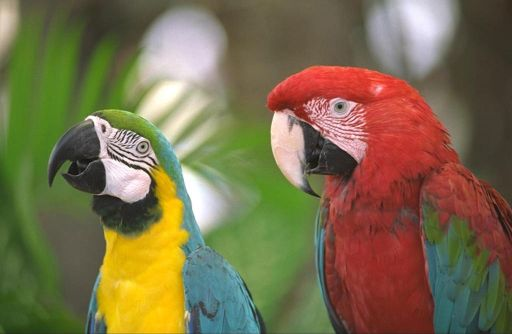
#> input picture ex5/araras.jpg, 512 x 334 px; the run also reads 1 picture not shown here
$ python ex5.py
#> lines starting #> are read from the running program, lines starting #| are printed output that depends on the picture; after the words box and inside, x2 and y2 are one past the last pixel; in counts of white or black regions, pixels touching at a corner belong together
import numpy as np
import cv2
def Image_R(img):
    r=[]#用于存储R值
    w,h,d = img.shape
    new_img_R = np.zeros((w, h, d), dtype=np.uint8)
    #因为图像是BGR分布的，通过切片操作，提取R通道的颜色值
    for i in range(w):
        for j in range(h):
            r.append(img[i][j][2:])
    count = 0
    #将R通道的颜色值存入新图像中，返回新图像
    for i in range(w):
        for j in range(h):
            new_img_R[i][j][2:] = r[count]
            count = count + 1
    return new_img_R

def Image_B(img):
    b = []
    w, h, d = img.shape
    new_img_B = np.zeros((w, h, d), dtype=np.uint8)
    for i in range(w):
        for j in range(h):
            b.append(img[i][j][:1])
    count = 0
    for i in range(w):
        for j in range(h):
            new_img_B[i][j][:1] = b[count]
            count = count + 1
    return new_img_B

def Image_G(img):
    g = []
    w, h, d = img.shape
    new_img_G = np.zeros((w, h, d), dtype=np.uint8)
    for i in range(w):
        for j in range(h):
            g.append(img[i][j][1:2])

    count = 0
    for i in range(w):
        for j in range(h):
            new_img_G[i][j][1:2] = g[count]
            count = count + 1
    return new_img_G

def Turn_Gray(img):
    new_img_gray = cv2.cvtColor(img,cv2.COLOR_BGR2GRAY)
    return new_img_gray
def RGB_Merge_equalize_histogram(image):
    #对R，G，B通道分别进行直方图均衡化，然后整合到一起
    new_img_eq = cv2.merge([cv2.equalizeHist(image[:, :, 0]), cv2.equalizeHist(image[:, :, 1]), cv2.equalizeHist(image[:, :, 2])])
    return new_img_eq
def HSL_equalize_histogram(image):
    #转换到HSL空间
    new_img_hsv = cv2.cvtColor(image, cv2.COLOR_BGR2HSV)
    # 对亮度分量V做直方图均衡化
    new_img_hsv[:, :, 2] = cv2.equalizeHist(new_img_hsv[:, :, 2])
    # 转换回RGB空间
    new_img_eq = cv2.cvtColor(new_img_hsv, cv2.COLOR_HSV2BGR)
    return new_img_eq

def Green_Screen(image,background):
    # 统一图像大小
    w,h,_= background.shape
    image = cv2.resize(image, (w, h))
    #转换到HSL空间操作
    hsv = cv2.cvtColor(image, cv2.COLOR_BGR2HSV)
    # 计算图像绿值的范围，则除了图像人物以外，其他均为白色255，图像人物为黑色0
    mask = cv2.inRange(hsv, (35, 43, 46), (77, 255, 255))
    # 取反操作，绿幕区域变为黑色（0），其他区域变为白色（255）
    cv2.bitwise_not(mask,mask)
    cv2.imwrite("mask.jpg", mask)
    # 背景与人物保留的部分不同，再次取反
    mask_inv = cv2.bitwise_not(mask, 1)
    # 与原图与操作，得到白色部分在原图的样子
    person = cv2.bitwise_and(image, image, mask=mask)
    # 反转模板与背景图与操作，得到反转模板部分在背景的样子
    background = cv2.bitwise_and(background, background, mask=mask_inv)
    cv2.imwrite("person.png", person)
    cv2.imwrite("background.png", background)
    result = cv2.add(person, background)
    cv2.imwrite("result.jpg", result)


if __name__ == '__main__':
    araras_img = cv2.imread("araras.jpg")
#> araras_img is the input picture: shape (334, 512, 3); mean B, G, R 75.9, 109.9, 122.2
    sky_img = cv2.imread("sky.bmp")
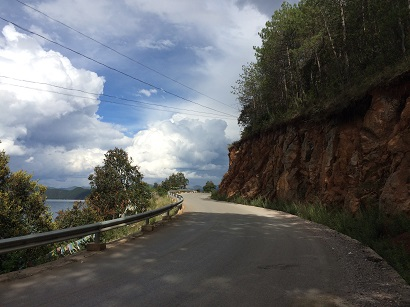
#> input picture ex5/sky.bmp, 410 x 307 px
#> sky_img is the input picture: shape (307, 410, 3); mean B, G, R 98.4, 96.9, 95.1
    mush_img = cv2.imread("mushroom.png")
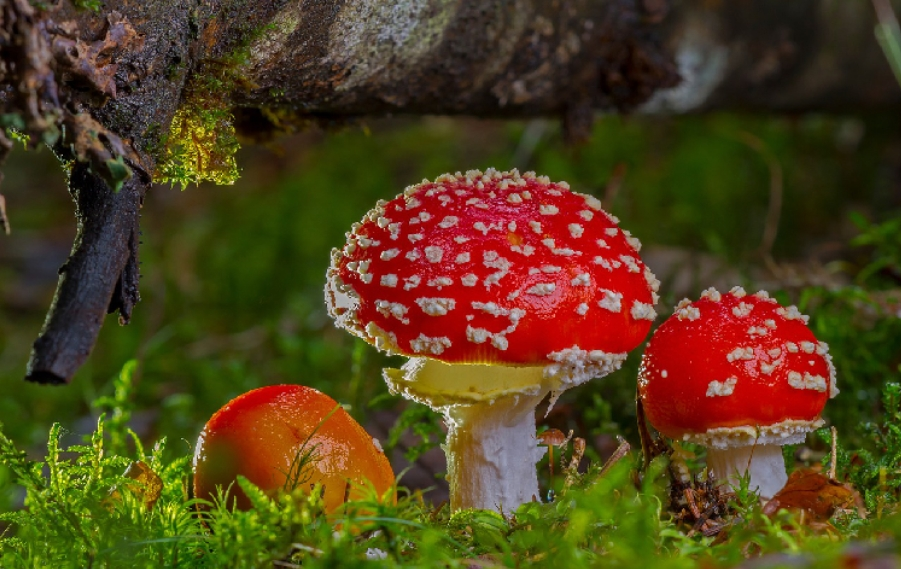
#> input picture ex5/mushroom.png, 901 x 569 px
#> mush_img is the input picture: shape (569, 901, 3); mean B, G, R 27.6, 63.4, 81.9
    tree_img = cv2.imread("tree.jpg")
    person_img = cv2.imread("green.png")
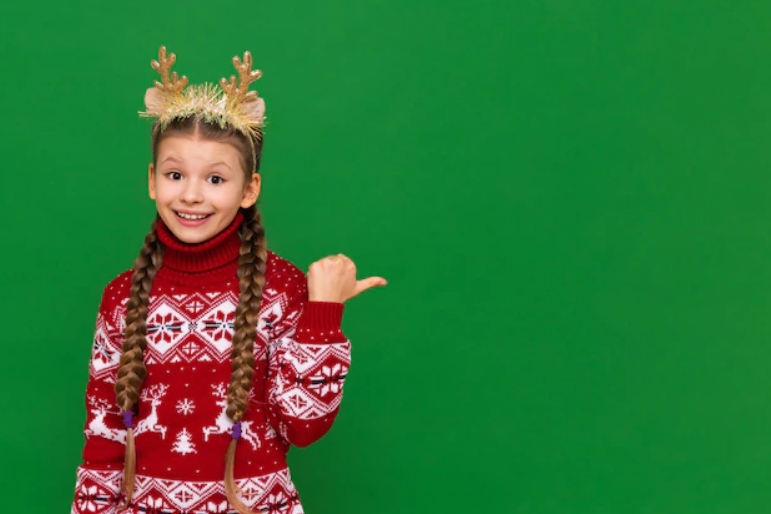
#> input picture ex5/green.png, 771 x 514 px
#> person_img is the input picture: shape (514, 771, 3); mean B, G, R 55.5, 117.9, 46


    #提取RGB通道的值
    Image_R(araras_img)
#> after the loop in Image_R, `for i in range(w):`: r = 171008 items
#> after the loop in Image_R, `for i in range(w):`:
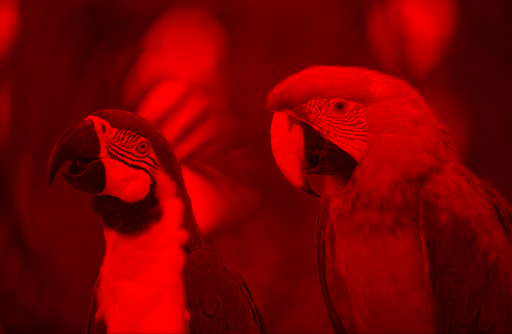
#> new_img_R: shape (334, 512, 3); mean of channels 0, 1, 2 0, 0, 122.2; drawn as B, G, R
#> after the loop in Image_R, `for i in range(w):`: count = 171008
    Image_G(araras_img)
#> after the loop in Image_G, `for i in range(w):`: g = 171008 items
#> after the loop in Image_G, `for i in range(w):`:
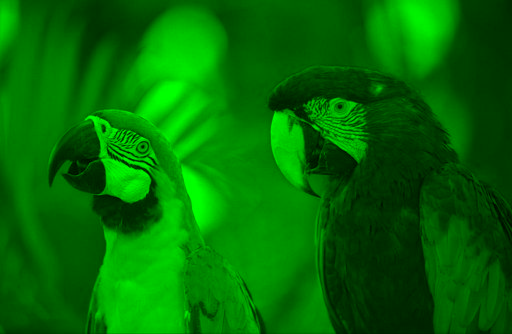
#> new_img_G: shape (334, 512, 3); mean of channels 0, 1, 2 0, 109.9, 0; drawn as B, G, R
#> after the loop in Image_G, `for i in range(w):`: count = 171008
    Image_B(araras_img)
#> after the loop in Image_B, `for i in range(w):`: b = 171008 items
#> after the loop in Image_B, `for i in range(w):`:
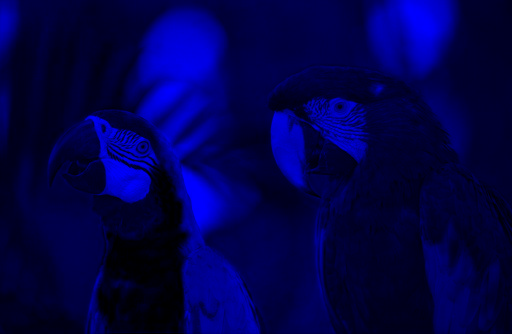
#> new_img_B: shape (334, 512, 3); mean of channels 0, 1, 2 75.9, 0, 0; drawn as B, G, R
#> after the loop in Image_B, `for i in range(w):`: count = 171008

    #RGB灰度图
    cv2.imwrite("img_R_Gray.jpg",Turn_Gray(Image_R(araras_img)))
    cv2.imwrite("img_G_Gray.jpg", Turn_Gray(Image_G(araras_img)))
    cv2.imwrite("img_B_Gray.jpg", Turn_Gray(Image_B(araras_img)))

    #RGB通道直方图均衡化
    cv2.imwrite("RGB_Sky_eq_img.jpg", RGB_Merge_equalize_histogram(sky_img))
    cv2.imwrite("RGB_Mush_eq_img.jpg", RGB_Merge_equalize_histogram(mush_img))

    #HSL 对L直方图均衡化
    cv2.imwrite("HSL_Sky_eq_img.jpg", HSL_equalize_histogram(sky_img))
#> in HSL_equalize_histogram, `new_img_hsv = cv2.cvtColor(image, cv2.COLOR_BGR2HSV)`: new_img_hsv: shape (307, 410, 3); mean H, S, V 53.1, 65.1, 107.3
#> in HSL_equalize_histogram, `new_img_hsv[:, :, 2] = cv2.equalizeHist(new_img_hsv[:, :, 2])`: new_img_hsv: shape (307, 410, 3); mean H, S, V 53.1, 65.1, 128.4
    cv2.imwrite("HSL_Mush_eq_img.jpg",HSL_equalize_histogram(mush_img))
#> in HSL_equalize_histogram (call 2), `new_img_hsv = cv2.cvtColor(image, cv2.COLOR_BGR2HSV)`: new_img_hsv: shape (569, 901, 3); mean H, S, V 36, 175.5, 89.2
#> in HSL_equalize_histogram (call 2), `new_img_hsv[:, :, 2] = cv2.equalizeHist(new_img_hsv[:, :, 2])`: new_img_hsv: shape (569, 901, 3); mean H, S, V 36, 175.5, 128.4

    Green_Screen(person_img, tree_img)
#> in Green_Screen, `hsv = cv2.cvtColor(image, cv2.COLOR_BGR2HSV)`: hsv: shape (1000, 1000, 3); mean H, S, V 77.6, 210.3, 134.5
#> in Green_Screen, `mask = cv2.inRange(hsv, (35, 43, 46), (77, 255, 255))`: mask: shape (1000, 1000); 79.4% white; 1 black region, box (x1, y1, x2, y2) and area: (92, 91, 502, 1000) 205677
#> in Green_Screen, `result = cv2.add(person, background)`:
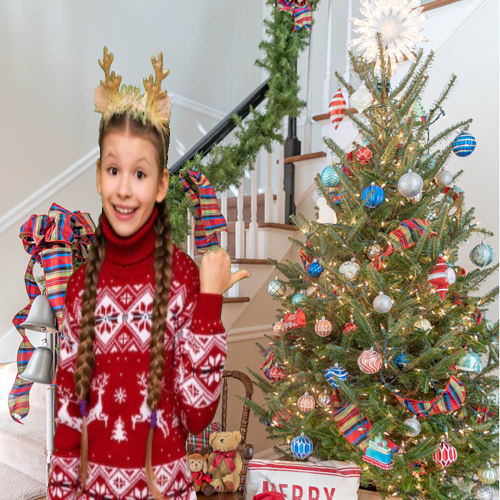
#> result: shape (1000, 1000, 3) (shown at 1/2 size); mean of channels 0, 1, 2 124.7, 136.9, 161.4; drawn as B, G, R
